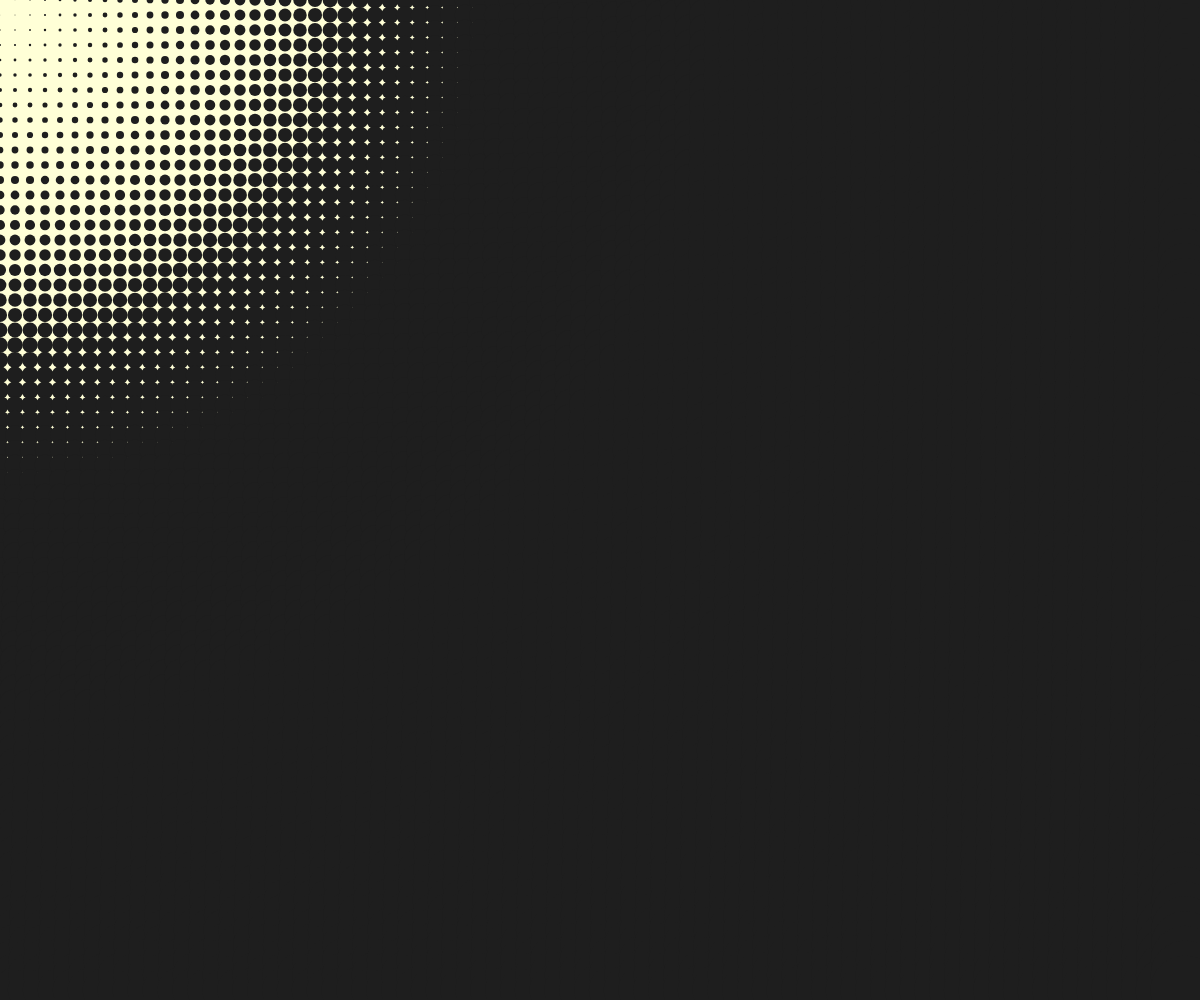
Frame 1 (no input)
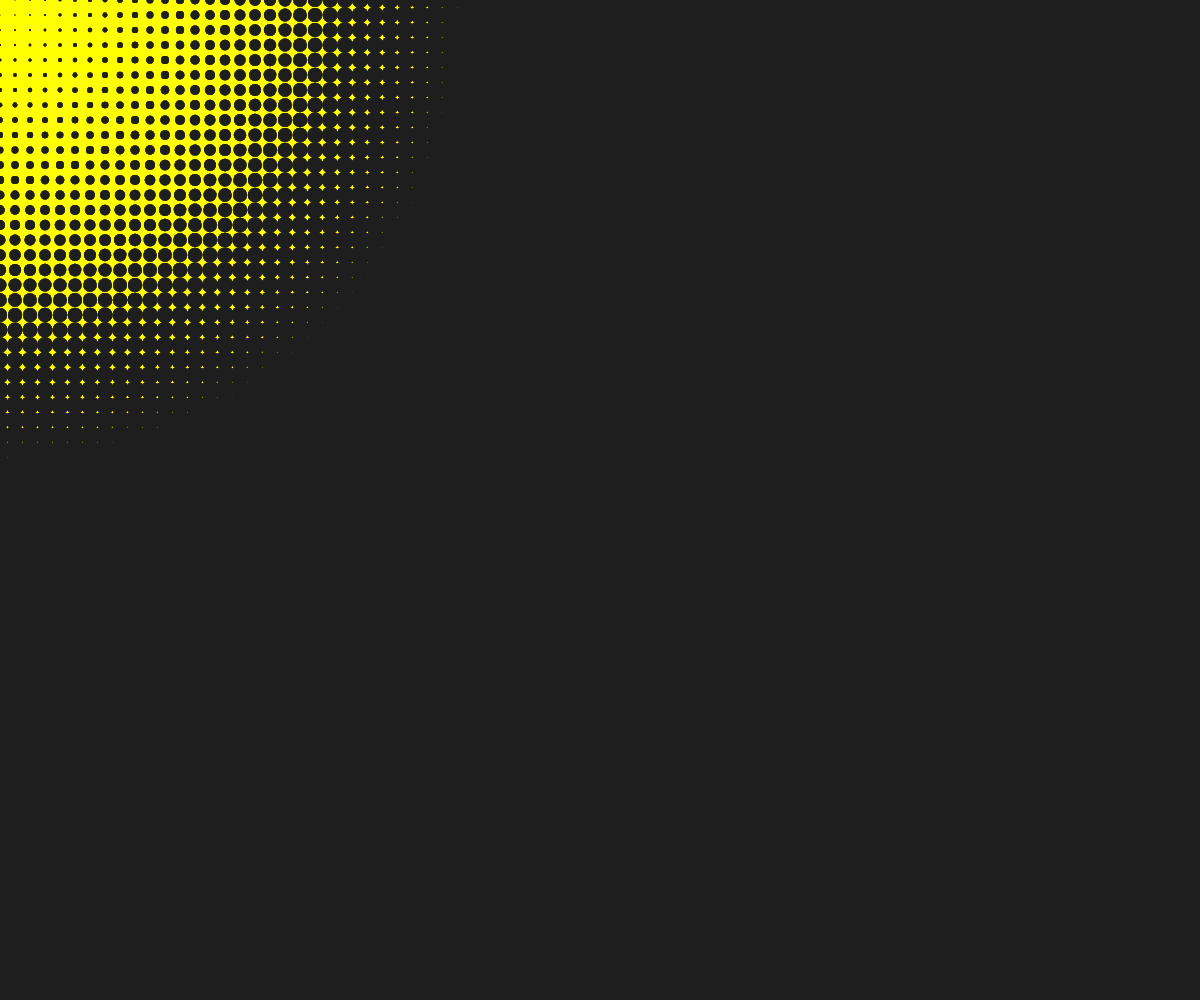
Frame 60 (no input)
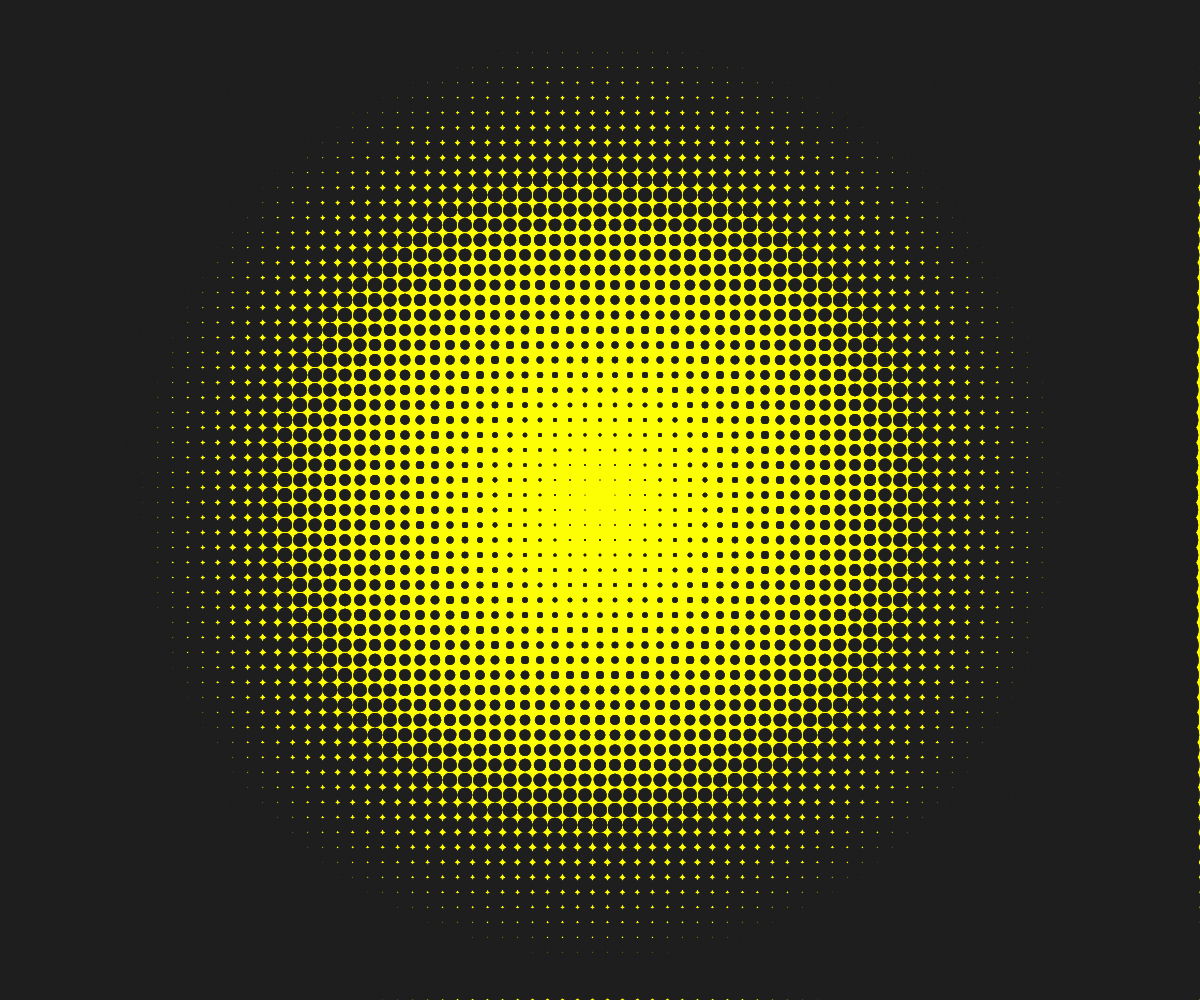
Frame 120 (the mouse pressed at the canvas centre since frame 60)

The p5.js sketch that drew these frames (run headless with seeded random() and noise() and a simulated clock; from frame 60 on, the mouse is pressed at the canvas centre):

// p5.js sketch
// ── sketch.js
let canvas_dist;


function setup() {
    createCanvas(windowWidth, windowHeight);
    noStroke();
    
    // Use the dist() function to calculate the diagonal distance across the canvas
    canvas_dist = dist(0, 0, width, height);
}

function draw() {

    background(255, 255, 0, 40);

    // Nested for loops to draw a grid of ellipses
    for(let i = 0; i < width; i += 15) {
        for(let j = 0; j < height; j += 15) {

            // Calculate the distance between mouse position and each ellipse's position
            let size = dist(mouseX, mouseY, i, j);

            // Reassign size to be proportional to the size of the canvas
            size = (size / canvas_dist) * 70;
            fill(30);

            // Set width and height of ellipse to size variable
            ellipse(i, j, size, size);
        }
    }
}
